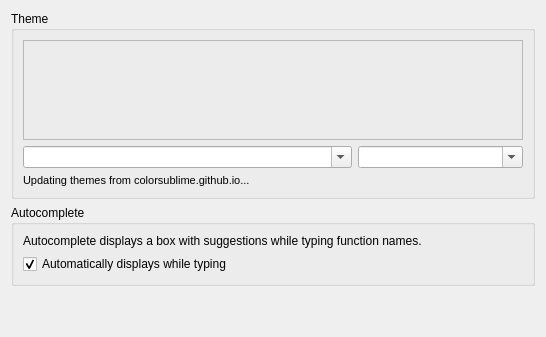
     <widget class="QWidget" name="tab_codeEditor">
      <attribute name="title">
       <string>Editor</string>
      </attribute>
      <layout class="QGridLayout" name="gridLayout_26">
       <item row="0" column="0">
        <widget class="QGroupBox" name="groupbox_codeEditorThemeSelection">
         <property name="title">
          <string>Theme</string>
         </property>
         <layout class="QGridLayout" name="gridLayout_25" columnstretch="2,1">
          <item row="0" column="0" colspan="2">
           <widget class="QFrame" name="frame_3">
            <property name="minimumSize">
             <size>
              <width>500</width>
              <height>100</height>
             </size>
            </property>
            <property name="frameShape">
             <enum>QFrame::StyledPanel</enum>
            </property>
            <property name="frameShadow">
             <enum>QFrame::Raised</enum>
            </property>
            <layout class="QGridLayout" name="gridLayout_27">
             <property name="leftMargin">
              <number>0</number>
             </property>
             <property name="topMargin">
              <number>0</number>
             </property>
             <property name="rightMargin">
              <number>0</number>
             </property>
             <property name="bottomMargin">
              <number>0</number>
             </property>
             <property name="spacing">
              <number>0</number>
             </property>
             <item row="0" column="0">
              <widget class="edbee::TextEditorWidget" name="edbeePreviewWidget" native="true">
               <property name="font">
                <font>
                 <family>Bitstream Vera Sans Mono</family>
                </font>
               </property>
              </widget>
             </item>
            </layout>
           </widget>
          </item>
          <item row="1" column="0">
           <widget class="QComboBox" name="code_editor_theme_selection_combobox">
            <property name="editable">
             <bool>true</bool>
            </property>
           </widget>
          </item>
          <item row="1" column="1">
           <widget class="QComboBox" name="script_preview_combobox">
            <property name="editable">
             <bool>true</bool>
            </property>
            <property name="sizeAdjustPolicy">
             <enum>QComboBox::AdjustToMinimumContentsLength</enum>
            </property>
           </widget>
          </item>
          <item row="2" column="0" colspan="2">
           <widget class="QLabel" name="theme_download_label">
            <property name="font">
             <font>
              <pointsize>8</pointsize>
             </font>
            </property>
            <property name="text">
             <string>Updating themes from colorsublime.github.io...</string>
            </property>
           </widget>
          </item>
         </layout>
        </widget>
       </item>
       <item row="3" column="0">
        <spacer name="verticalSpacer_codeEditor">
         <property name="orientation">
          <enum>Qt::Vertical</enum>
         </property>
         <property name="sizeHint" stdset="0">
          <size>
           <width>20</width>
           <height>40</height>
          </size>
         </property>
        </spacer>
       </item>
       <item row="1" column="0">
        <widget class="QGroupBox" name="groupBox_autocompleteOptions">
         <property name="title">
          <string>Autocomplete</string>
         </property>
         <layout class="QGridLayout" name="gridLayout_16" rowstretch="0,0" columnstretch="0">
          <property name="topMargin">
           <number>9</number>
          </property>
          <item row="1" column="0">
           <widget class="QCheckBox" name="checkBox_autocompleteAutoShow">
            <property name="text">
             <string>Automatically displays while typing</string>
            </property>
            <property name="checked">
             <bool>true</bool>
            </property>
           </widget>
          </item>
          <item row="0" column="0">
           <widget class="QLabel" name="label">
            <property name="text">
             <string>Autocomplete displays a box with suggestions while typing function names.</string>
            </property>
           </widget>
          </item>
         </layout>
        </widget>
       </item>
      </layout>
     </widget>
